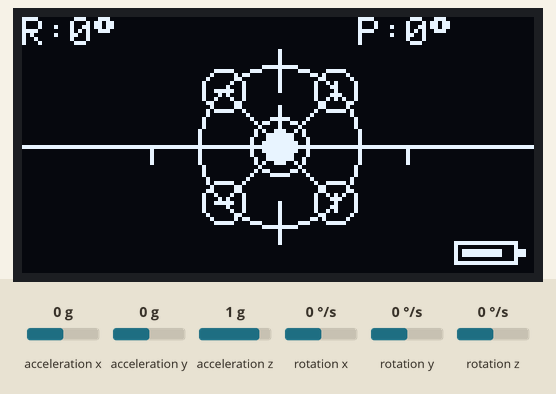
Bench run of a sketch on a simulated Arduino Uno, built with avr-gcc and run on an emulated ATmega328P. On the bench: 128×64 one-colour display. The inputs (shaded band) are chosen by the test bench; at power-on: acceleration x 0 g, acceleration y 0 g, acceleration z 1 g, rotation x 0 °/s, rotation y 0 °/s, rotation z 0 °/s.

Above: at 4.38 s.
4.4 s: acceleration x set to -1.4 g
At 4.49 s:
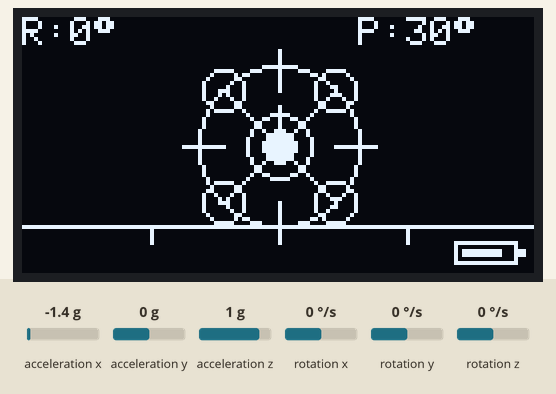
6.0 s: acceleration y set to -1.4 g
At 6.09 s:
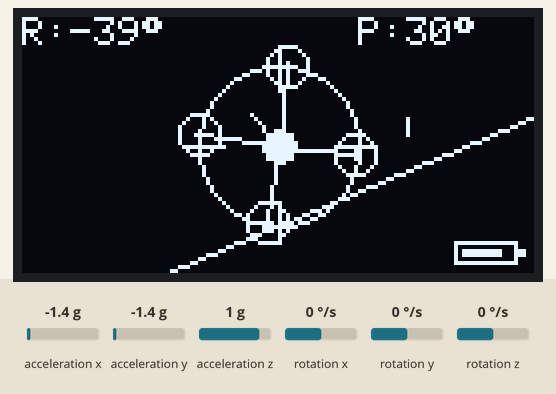
7.5 s: acceleration z set to -1.4 g
At 7.6 s:
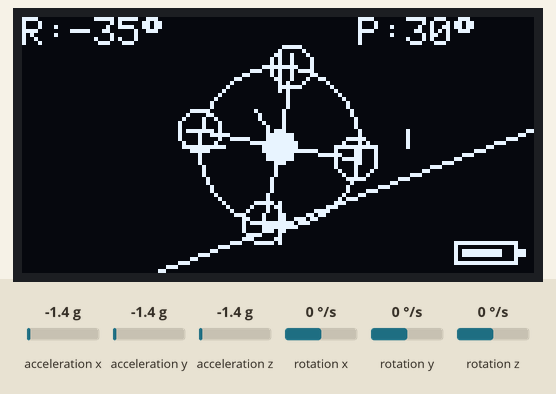
9.0 s: acceleration x set to -0.8 g
At 9.06 s:
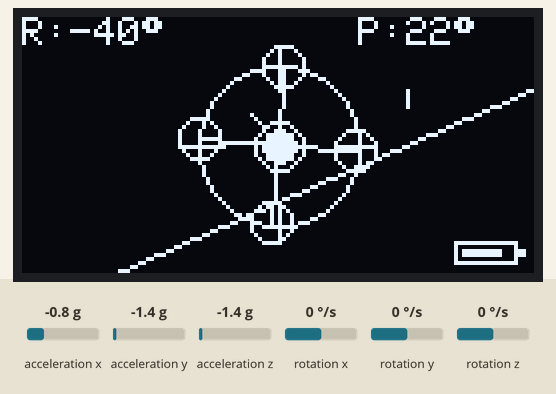

The sketch:

drone_testing.ino
```cpp
// (licence header left out)
#include <Wire.h>
#include <MPU6050_light.h>
#include <Adafruit_GFX.h>
#include <Adafruit_SSD1306.h>
#include <math.h>

// =====================================================
// OLED CONFIG
// =====================================================

#define SCREEN_WIDTH 128
#define SCREEN_HEIGHT 64
#define OLED_RESET -1

Adafruit_SSD1306 display(SCREEN_WIDTH, SCREEN_HEIGHT, &Wire, OLED_RESET);

// =====================================================
// MPU6050
// =====================================================

MPU6050 mpu(Wire);

unsigned long timer = 0;

// Drone stays centered
const int droneX = 64;
const int droneY = 32;

// =====================================================
// DRONE DRAWING FUNCTION
// =====================================================

void drawDrone(int x, int y, float rollAngleDegrees) {

  float rad = rollAngleDegrees * PI / 180.0;

  float cosA = cos(rad);
  float sinA = sin(rad);

  int armLength = 14;
  int bodyRadius = 4;
  int propRadius = 5;

  // -------------------------------------------------
  // Calculate motor positions
  // -------------------------------------------------

  // Front Left
  int x1 = x + (-armLength * cosA - armLength * sinA);
  int y1 = y + (-armLength * sinA + armLength * cosA);

  // Front Right
  int x2 = x + ( armLength * cosA - armLength * sinA);
  int y2 = y + ( armLength * sinA + armLength * cosA);

  // Back Left
  int x3 = x + (-armLength * cosA + armLength * sinA);
  int y3 = y + (-armLength * sinA - armLength * cosA);

  // Back Right
  int x4 = x + ( armLength * cosA + armLength * sinA);
  int y4 = y + ( armLength * sinA - armLength * cosA);

  // -------------------------------------------------
  // Draw Arms
  // -------------------------------------------------

  display.drawLine(x, y, x1, y1, SSD1306_WHITE);
  display.drawLine(x, y, x2, y2, SSD1306_WHITE);
  display.drawLine(x, y, x3, y3, SSD1306_WHITE);
  display.drawLine(x, y, x4, y4, SSD1306_WHITE);

  // -------------------------------------------------
  // Draw Propellers
  // -------------------------------------------------

  display.drawCircle(x1, y1, propRadius, SSD1306_WHITE);
  display.drawCircle(x2, y2, propRadius, SSD1306_WHITE);
  display.drawCircle(x3, y3, propRadius, SSD1306_WHITE);
  display.drawCircle(x4, y4, propRadius, SSD1306_WHITE);

  // -------------------------------------------------
  // Drone Body
  // -------------------------------------------------

  display.fillCircle(x, y, bodyRadius, SSD1306_WHITE);

  // -------------------------------------------------
  // Camera Direction Indicator
  // -------------------------------------------------

  int camX = x + sinA * 10;
  int camY = y - cosA * 10;

  display.drawLine(x, y, camX, camY, SSD1306_WHITE);

  // -------------------------------------------------
  // Animated Propellers
  // -------------------------------------------------

  int spin = millis() / 50;

  display.drawLine(
    x1 - spin % 4,
    y1,
    x1 + spin % 4,
    y1,
    SSD1306_WHITE
  );

  display.drawLine(
    x2,
    y2 - spin % 4,
    x2,
    y2 + spin % 4,
    SSD1306_WHITE
  );

  display.drawLine(
    x3 - spin % 4,
    y3,
    x3 + spin % 4,
    y3,
    SSD1306_WHITE
  );

  display.drawLine(
    x4,
    y4 - spin % 4,
    x4,
    y4 + spin % 4,
    SSD1306_WHITE
  );
}

// =====================================================
// SETUP
// =====================================================

void setup() {

  Serial.begin(9600);

  Wire.begin();

  // OLED INIT
  if(!display.begin(SSD1306_SWITCHCAPVCC, 0x3C)) {

    Serial.println(F("OLED not found"));

    while(true);
  }

  display.clearDisplay();
  display.setTextColor(SSD1306_WHITE);

  display.setTextSize(1);
  display.setCursor(20, 20);
  display.println("DRONE STARTING");
  display.display();

  // MPU INIT
  byte status = mpu.begin();

  while(status != 0) {

    display.clearDisplay();

    display.setCursor(10, 20);
    display.println("MPU6050 ERROR");

    display.display();
  }

  // Calibration
  display.clearDisplay();

  display.setCursor(15, 20);
  display.println("CALIBRATING...");

  display.display();

  delay(1000);

  mpu.calcOffsets();

  display.clearDisplay();

  display.setCursor(40, 20);
  display.println("READY!");

  display.display();

  delay(1000);
}

// =====================================================
// LOOP
// =====================================================

void loop() {

  mpu.update();

  if((millis() - timer) > 15) {

    // ---------------------------------------------
    // Read MPU6050 Angles
    // ---------------------------------------------

    float rollAngle  = mpu.getAngleX();
    float pitchAngle = mpu.getAngleY();

    // Limit values
    rollAngle  = constrain(rollAngle, -45, 45);
    pitchAngle = constrain(pitchAngle, -30, 30);

    // ---------------------------------------------
    // Horizon Position
    // ---------------------------------------------

    int horizonY = map(pitchAngle, -30, 30, 12, 52);

    // Horizon bank effect
    int offset = rollAngle * 0.7;

    // ---------------------------------------------
    // Clear OLED
    // ---------------------------------------------

    display.clearDisplay();

    // =============================================
    // ARTIFICIAL HORIZON
    // =============================================

    display.drawLine(
      0,
      horizonY - offset,
      127,
      horizonY + offset,
      SSD1306_WHITE
    );

    // Horizon markers
    display.drawLine(
      32,
      horizonY - offset,
      32,
      horizonY - offset + 4,
      SSD1306_WHITE
    );

    display.drawLine(
      96,
      horizonY + offset,
      96,
      horizonY + offset + 4,
      SSD1306_WHITE
    );

    // =============================================
    // CENTER TARGET HUD
    // =============================================

    display.drawCircle(droneX, droneY, 20, SSD1306_WHITE);

    display.drawLine(droneX - 24, droneY, droneX - 14, droneY, SSD1306_WHITE);
    display.drawLine(droneX + 14, droneY, droneX + 24, droneY, SSD1306_WHITE);

    display.drawLine(droneX, droneY - 24, droneX, droneY - 14, SSD1306_WHITE);
    display.drawLine(droneX, droneY + 14, droneX, droneY + 24, SSD1306_WHITE);

    // =============================================
    // DRAW DRONE
    // =============================================

    drawDrone(droneX, droneY, rollAngle);

    // =============================================
    // FLIGHT DATA
    // =============================================

    display.setTextSize(1);

    // Roll
    display.setCursor(0, 0);
    display.print("R:");
    display.print((int)rollAngle);
    display.print((char)247);

    // Pitch
    display.setCursor(84, 0);
    display.print("P:");
    display.print((int)pitchAngle);
    display.print((char)247);

    // Fake battery
    display.drawRect(108, 56, 16, 6, SSD1306_WHITE);
    display.fillRect(124, 58, 2, 2, SSD1306_WHITE);
    display.fillRect(110, 58, 10, 2, SSD1306_WHITE);

    // Radar pulse
    int pulse = (millis() / 100) % 12;

    display.drawCircle(droneX, droneY, pulse, SSD1306_WHITE);

    // =============================================
    // DISPLAY OLED
    // =============================================

    display.display();

    timer = millis();
  }
}
```
